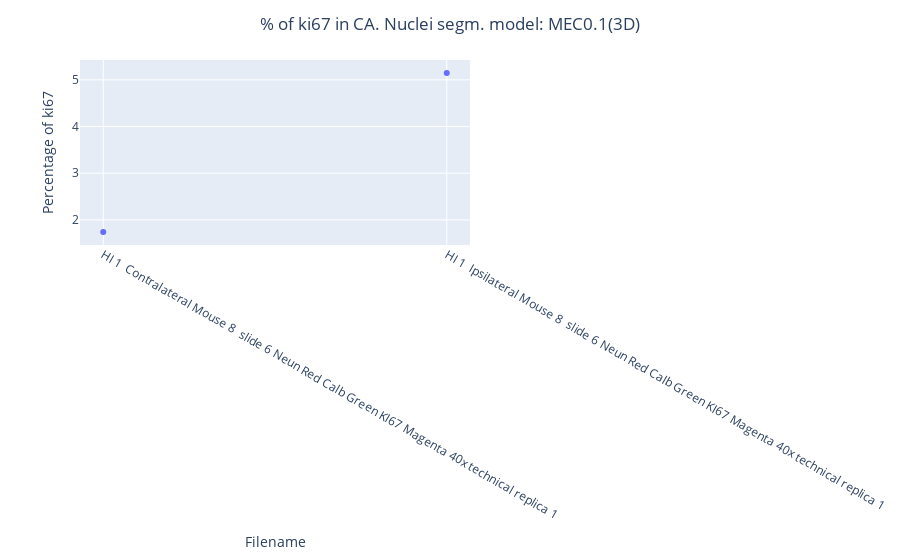
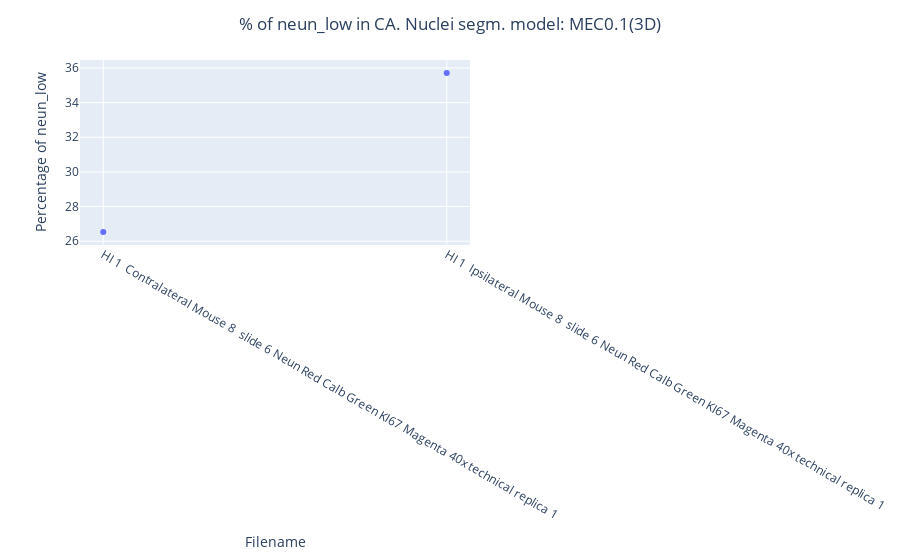
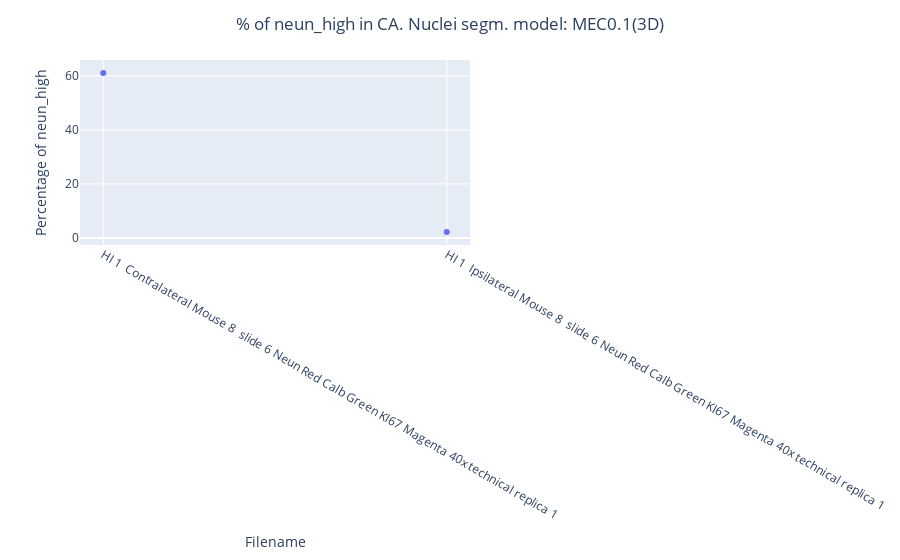
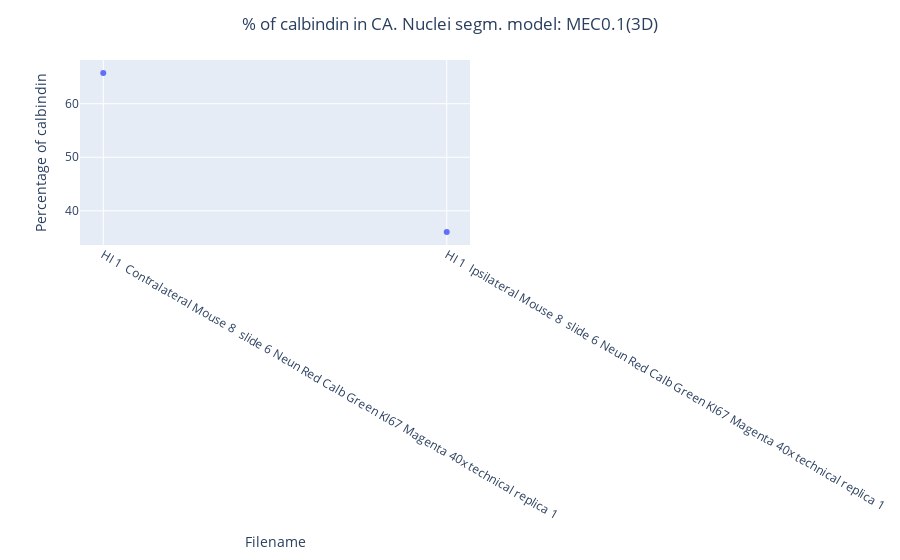

The cell these charts' notebook holds for them, in order:
### Code cell
# Plot the resulting cell population percentages of a per filename per ROI basis
plot_perc_pop_per_filename_roi(percentage_true, model_name, segmentation_type)

### Figure 1 — Plotly figure (JSON) as saved in the notebook; plotly's stock layout.template omitted (floating-point values rounded to 4 significant figures)
{"data": [{"customdata": [[0], [2]], "hovertemplate": "filename=%{x}<br>ki67=%{y}<br>index=%{customdata[0]}<extra></extra>", "legendgroup": "", "marker": {"color": "#636efa", "symbol": "circle"}, "mode": "markers", "name": "", "orientation": "v", "showlegend": false, "type": "scatter", "x": ["HI 1  Contralateral Mouse 8  slide 6 Neun Red Calb Green KI67 Magenta 40x technical replica 1", "HI 1  Ipsilateral Mouse 8  slide 6 Neun Red Calb Green KI67 Magenta 40x technical replica 1"], "xaxis": "x", "y": [1.741, 5.147], "yaxis": "y"}], "layout": {"legend": {"title": {"text": "ROI"}, "tracegroupgap": 0}, "margin": {"t": 60}, "title": {"text": "% of ki67 in CA. Nuclei segm. model: MEC0.1(3D)", "x": 0.5, "xanchor": "center"}, "xaxis": {"anchor": "y", "domain": [0, 1], "title": {"text": "Filename"}}, "yaxis": {"anchor": "x", "domain": [0, 1], "title": {"text": "Percentage of ki67"}}}}

### Figure 2 — Plotly figure (JSON) as saved in the notebook; plotly's stock layout.template omitted (floating-point values rounded to 4 significant figures)
{"data": [{"customdata": [[0], [2]], "hovertemplate": "filename=%{x}<br>neun_low=%{y}<br>index=%{customdata[0]}<extra></extra>", "legendgroup": "", "marker": {"color": "#636efa", "symbol": "circle"}, "mode": "markers", "name": "", "orientation": "v", "showlegend": false, "type": "scatter", "x": ["HI 1  Contralateral Mouse 8  slide 6 Neun Red Calb Green KI67 Magenta 40x technical replica 1", "HI 1  Ipsilateral Mouse 8  slide 6 Neun Red Calb Green KI67 Magenta 40x technical replica 1"], "xaxis": "x", "y": [26.53, 35.71], "yaxis": "y"}], "layout": {"legend": {"title": {"text": "ROI"}, "tracegroupgap": 0}, "margin": {"t": 60}, "title": {"text": "% of neun_low in CA. Nuclei segm. model: MEC0.1(3D)", "x": 0.5, "xanchor": "center"}, "xaxis": {"anchor": "y", "domain": [0, 1], "title": {"text": "Filename"}}, "yaxis": {"anchor": "x", "domain": [0, 1], "title": {"text": "Percentage of neun_low"}}}}

### Figure 3 — Plotly figure (JSON) as saved in the notebook; plotly's stock layout.template omitted (floating-point values rounded to 4 significant figures)
{"data": [{"customdata": [[0], [2]], "hovertemplate": "filename=%{x}<br>neun_high=%{y}<br>index=%{customdata[0]}<extra></extra>", "legendgroup": "", "marker": {"color": "#636efa", "symbol": "circle"}, "mode": "markers", "name": "", "orientation": "v", "showlegend": false, "type": "scatter", "x": ["HI 1  Contralateral Mouse 8  slide 6 Neun Red Calb Green KI67 Magenta 40x technical replica 1", "HI 1  Ipsilateral Mouse 8  slide 6 Neun Red Calb Green KI67 Magenta 40x technical replica 1"], "xaxis": "x", "y": [61.07, 2.193], "yaxis": "y"}], "layout": {"legend": {"title": {"text": "ROI"}, "tracegroupgap": 0}, "margin": {"t": 60}, "title": {"text": "% of neun_high in CA. Nuclei segm. model: MEC0.1(3D)", "x": 0.5, "xanchor": "center"}, "xaxis": {"anchor": "y", "domain": [0, 1], "title": {"text": "Filename"}}, "yaxis": {"anchor": "x", "domain": [0, 1], "title": {"text": "Percentage of neun_high"}}}}

### Figure 4 — Plotly figure (JSON) as saved in the notebook; plotly's stock layout.template omitted (floating-point values rounded to 4 significant figures)
{"data": [{"customdata": [[0], [2]], "hovertemplate": "filename=%{x}<br>calbindin=%{y}<br>index=%{customdata[0]}<extra></extra>", "legendgroup": "", "marker": {"color": "#636efa", "symbol": "circle"}, "mode": "markers", "name": "", "orientation": "v", "showlegend": false, "type": "scatter", "x": ["HI 1  Contralateral Mouse 8  slide 6 Neun Red Calb Green KI67 Magenta 40x technical replica 1", "HI 1  Ipsilateral Mouse 8  slide 6 Neun Red Calb Green KI67 Magenta 40x technical replica 1"], "xaxis": "x", "y": [65.74, 36.05], "yaxis": "y"}], "layout": {"legend": {"title": {"text": "ROI"}, "tracegroupgap": 0}, "margin": {"t": 60}, "title": {"text": "% of calbindin in CA. Nuclei segm. model: MEC0.1(3D)", "x": 0.5, "xanchor": "center"}, "xaxis": {"anchor": "y", "domain": [0, 1], "title": {"text": "Filename"}}, "yaxis": {"anchor": "x", "domain": [0, 1], "title": {"text": "Percentage of calbindin"}}}}
